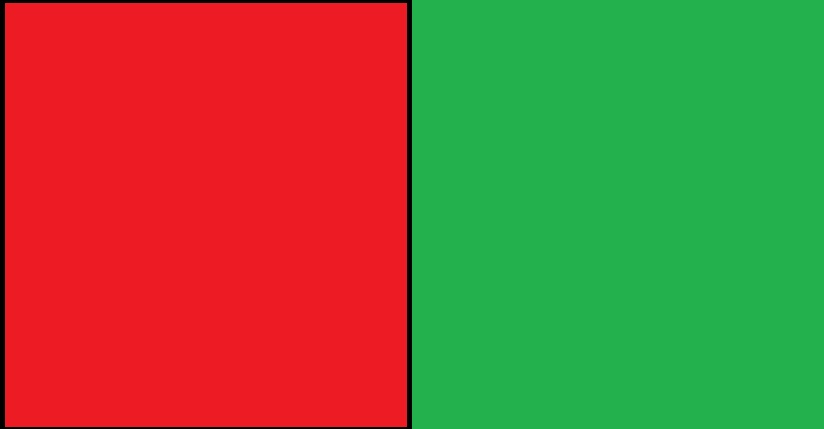
#> input picture stock_img.jpeg, 824 x 429 px
$ python Floodfill.py
#> lines starting #> are read from the running program, lines starting #| are printed output that depends on the picture; after the words box and inside, x2 and y2 are one past the last pixel; in counts of white or black regions, pixels touching at a corner belong together
from typing import Tuple, Any, List
import numpy as np
import cv2
from numpy import ndarray
from PIL import Image

# Way 1
img = cv2.imread('stock_img.jpeg', 1)
#> img is the input picture: shape (429, 824, 3); mean B, G, R 56, 101.7, 131.8
print(type(img))
#| <class 'numpy.ndarray'>

'''
print(len(img[0]), len(img))
print(img[0][0])
# 474X474 image
cv2.imshow('image', img)
cv2.waitKey(0)
cv2.destroyWindow('image')
'''

# Way 2
'''filename = "stock_img.jpeg"
with Image.open(filename) as img:
    height, width = img.shape
'''


# 1). Task done img imported and converted to workable format


# Search most used color
def most_frequent_color(image) -> tuple[Any, Any]:
    '''We'll use numpy in built library that has np.unique function for which u can refer to the doc attached

    '''
    r_img = img.reshape(-1, img.shape[-1])  # two dimensions pixels and colors
    colors, count = np.unique(r_img, axis=0, return_counts=True)
#> colors = 328 rows, first 8: [0, 0, 0], [0, 0, 1], [0, 0, 3], [0, 0, 4], [0, 0, 5], [0, 0, 6], [0, 0, 7], [0, 0, 8]; count = 328 values, max 175428 at index 298, min 1 at index 4, mean 1077.7
    max_index = np.argmax(count)
#> max_index = 298
    min_index = np.argmin(count)
#> min_index = 4
    return colors, colors[max_index], colors[min_index]


_, a, b = most_frequent_color(img)
#> a = [77, 177, 35]; b = [0, 0, 5]
print(a, b)
#| [ 77 177  35] [0 0 5]

import numpy as np
from collections import deque


def color_dump(image, min_color, max_color):
    # Convert the colors to arrays for easy comparison
    min_color = np.array(min_color)
    max_color = np.array(max_color)

    # Store coordinates of pixels within the color range
    matching_pixels = []

    # Initialize BFS
    visited = np.zeros((image.shape[0], image.shape[1]), dtype=bool)

    for x in range(image.shape[0]):
        for y in range(image.shape[1]):
            if not visited[x, y] and np.all(min_color <= image[x, y]) and np.all(image[x, y] <= max_color):
                # Start BFS from this pixel
                queue = deque([(x, y)])
                visited[x, y] = True
                component = []

                while queue:
                    cx, cy = queue.popleft()
                    component.append((cx, cy))

                    # Explore neighbors
                    for dx, dy in [(-1, 0), (1, 0), (0, -1), (0, 1)]:
                        nx, ny = cx + dx, cy + dy
                        if 0 <= nx < image.shape[0] and 0 <= ny < image.shape[1]:
                            if not visited[nx, ny] and np.all(min_color <= image[nx, ny]) and np.all(
                                    image[nx, ny] <= max_color):
                                visited[nx, ny] = True
                                queue.append((nx, ny))

                # Add the found component to matching pixels
                matching_pixels.append(component)

    return matching_pixels


# Replace most used color with a new color
def replace_color(image, old_color, new_color):
    mask = np.all(image == old_color, axis=-1)
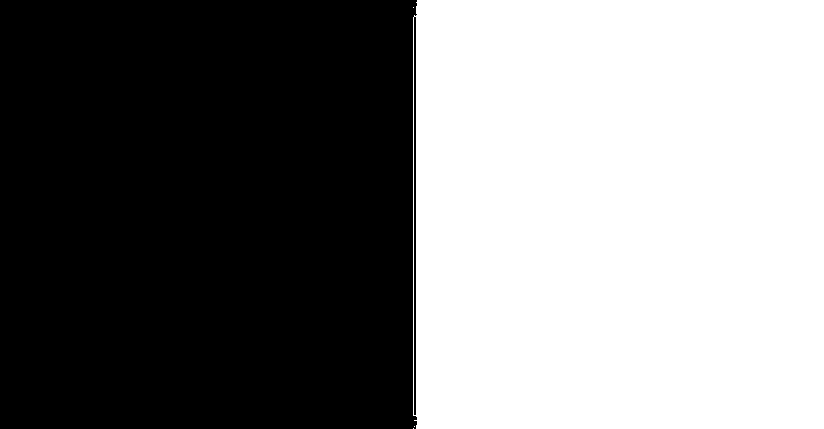
#> mask: shape (429, 824) bool; 49.6% white; 4 white regions (3 under 20 px), largest, box (x1, y1, x2, y2) and area: (413, 0, 824, 429) 175425
    image[mask] = new_color
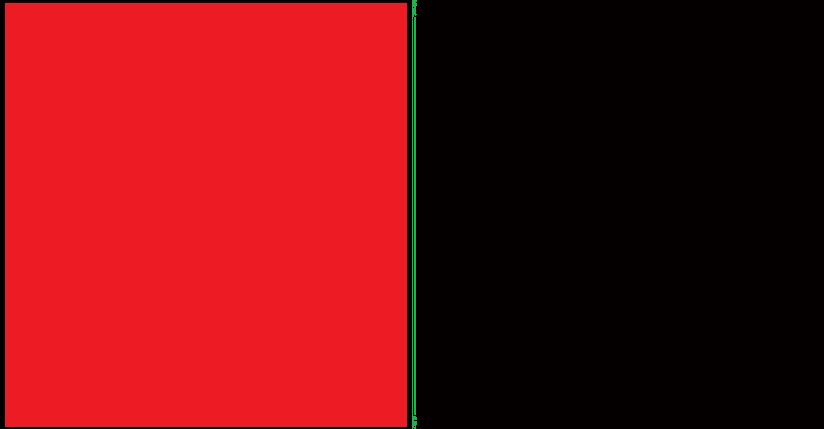
#> image: shape (429, 824, 3); mean B, G, R 17.8, 13.8, 116.9


# Replace most used color with green (you can replace it with the desired color)
replace_color(img, a, b)

# test = color_dump(img, b, a)
cv2.imwrite('stock_img.jpeg', img)
cv2.imshow('stock_img', img)
cv2.waitKey(0)
cv2.destroyAllWindows()
